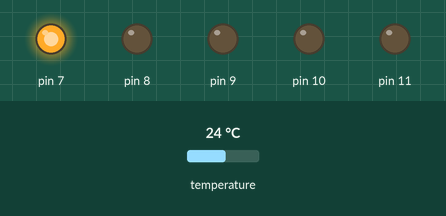
Bench run of a sketch on a simulated Arduino Uno, built with avr-gcc and run on an emulated ATmega328P. Parts: output pins drawn as LEDs (lit = HIGH). Inputs (shaded band) come from the test bench; at power-on: temperature 24 °C.

Above: at 7.4 s.
7.5 s: temperature set to 2.2 °C
12.5 s: temperature set to 1.9 °C
At 15.6 s:
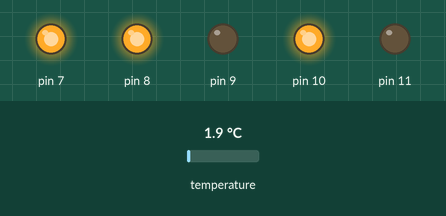
17.3 s: temperature set to 12 °C
At 19.6 s:
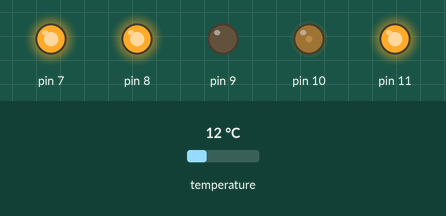
22.1 s: temperature set to 2 °C
At 23.5 s:
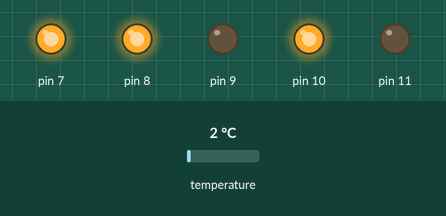
26.9 s: temperature set to 19 °C
At 31.5 s:
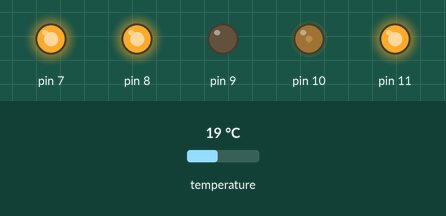
Timing chart, 0 to 32.7 s (numbered marks = the images above; inputs shaded):
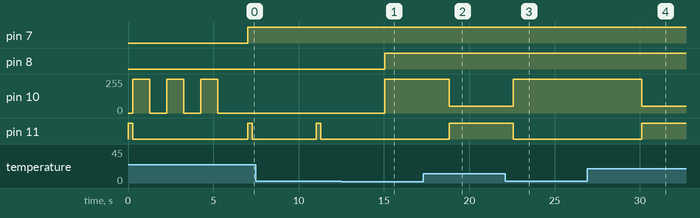

The sketch:

choppeira.ino
```cpp
#include "compressor.h"
#include "solenoid.h"
#include "button.h"

#include <OneWire.h>
#include <DallasTemperature.h>

// Data wire is connected to the Arduino digital pin 4
#define ONE_WIRE_BUS 12

// Setup a oneWire instance to communicate with any OneWire devices
OneWire oneWire(ONE_WIRE_BUS);

// Pass our oneWire reference to Dallas Temperature sensor
DallasTemperature sensors(&oneWire);

// instantiate compressor to control cooling system and attach it to GPIO 9 / instantiate the selonoide class and attach it to pin 10 on the arduino  / instance the button class and Set the data pin to 13, red led to analof A0, green to analog A1, blue to analog A2
compressor cooling_system(7);
solenoid  valve(8);
button power_button(11,10,9);

// Set the target temperature for the liquid
const float min_target_temperature PROGMEM = 0.0f;
const float max_target_temperature PROGMEM = 2.0f;

// bool to know if it's the first iteration for the machine
bool first_iteration  = true;


void setup(){

    // Start the emperature sensor
    sensors.begin();

    // close the vaulve to avoid leaking
    valve.close_valve();

    // Set the LED color to RED
    power_button.set_color('R');

    // Start the boot sequence for the LED, to let the user know that it's starting
    power_button.boot_routine();

}

void loop(){

    // Resquest the temperature for all the sensors connected to the arduino
    sensors.requestTemperatures();

    // Check the temperature  - by index means it's getting the data for the first sensor (if in the future more sensores are added) -- index starts at 0
    float current_temperature = sensors.getTempCByIndex(0);

    // If the temperature is higher than the target, turn on the cooling system
    if (current_temperature > max_target_temperature){

        // turn on the cooling system
        cooling_system.turn_on_cooling();

        // If it's the first iteration, turn the LED red so the user knows the machine won't release beer
        if (first_iteration){

            // Turn the LED to red
            power_button.set_color('R');
        }

        // If it's not the first iteration, the solenoid will continue to be open, but set the color to yellow so the user knows the beer is not within the temperature threshold
        else if (!first_iteration){

            // Set the color to yellow
            power_button.set_color('Y');
        }

    }

    // If the temperature is lower than the min_target, turn off the cooling system
    else if (current_temperature <= min_target_temperature){

        // turn off the cooling system
        cooling_system.turn_off_cooling();

    }

    // if the temperature is lower or equal to the max temperature allowed in the threshold, open the solenoid valve and leave it open. The only moment the valve is closed is at the first iteration
    else if (current_temperature <= max_target_temperature)
    {
        // Set the first iteration variable to false, since the timeperature already reached the threshold at least for the first time
        first_iteration = false;

        // open the valve
        valve.open_valve();

        // Set the button color to green, so the user knows the valve is open
        power_button.set_color('G');

    }

    // wait for one second before next iteration (1000 ms) ----- time between measurements for the temperature sensor
    delay(3000);

}
```

button.cpp
```cpp
#include "button.h"

button::button(int r_pin, int g_pin, int b_pin){

        red_pin = r_pin;
        blue_pin = b_pin;
        green_pin = g_pin;

        // set the pin mode to output
        pinMode(red_pin,OUTPUT);
        pinMode(blue_pin,OUTPUT);
        pinMode(green_pin,OUTPUT);

}

void button::set_color(char color){

            color_name = color;

            switch (color){
                case 'R':


                    analogWrite(red_pin,255);
                    analogWrite(blue_pin,0);
                    analogWrite(green_pin,0);

                    // wait 500 milliseconds,  turn of -> so it will blink until the color changes to green
                    delay(250);

                    analogWrite(red_pin,0);
                    analogWrite(blue_pin,0);
                    analogWrite(green_pin,0);

                    break;


                case 'G':
                    analogWrite(green_pin,255);
                    analogWrite(blue_pin,0);
                    analogWrite(red_pin,0);

                    break;


                case 'Y':
                    analogWrite(green_pin,50);
                    analogWrite(blue_pin,0);
                    analogWrite(red_pin,255);

                    break;
            }
        }

void button::turn_led_off(){

    // Turn the LED off
    analogWrite(red_pin,0);
    analogWrite(blue_pin,0);
    analogWrite(green_pin,0);
}

void button::boot_routine(){

    // blink 3 times the led with the green color, to let the user know the boot sequence is starting
    for (int i = 0; i < 3; i++){

        button::set_color('G');
        delay(1000);
        button::turn_led_off();
        delay(1000);
    }

}
```

button.h
```cpp
#include "Arduino.h"

class button{

    private:

        int red_pin;
        int blue_pin;
        int green_pin;

        char color_name;

    public:

        button(int r_pin, int g_pin, int b_pin);

        // Sets the color of the RGB LED indicator, It receives the first Letter of the color in capital form (e.g set_color('R'))
        void set_color(char color);

        void turn_led_off();

        void boot_routine();
};
```

compressor.cpp
```cpp
#include "compressor.h"


compressor::compressor(int digital_pin){

    pinMode(digital_pin,OUTPUT);
    pin = digital_pin;
}

void compressor::turn_on_cooling(){

    // Close the relay (so the cooler turns on)
    digitalWrite(pin,HIGH);

}

void compressor::turn_off_cooling(){

    // Open the relay
    digitalWrite(pin,LOW);

}
```

compressor.h
```cpp
#include "Arduino.h"

class compressor {

    private:
        int pin;

    public:

        // Constructor for the compressor class
        compressor(int digital_pin);

        // Turn on the cooling system by closing the relay circuit that controls the compressor
        void turn_on_cooling();

        // Turn off the cooling system by oppening the relay circuit that controls the compressor
        void turn_off_cooling();

};
```

solenoid.cpp
```cpp
#include "solenoid.h"

solenoid::solenoid(int output_pin){

    pin = output_pin;
    pinMode(pin,OUTPUT);

}

void solenoid::open_valve(){

    // Open the valve so the liquid comes out
    digitalWrite(pin,HIGH);
}

void solenoid::close_valve(){

    // Close the valve
    digitalWrite(pin,LOW);
}
```

solenoid.h
```cpp
#include "Arduino.h"

class solenoid {

    private:
        int pin;

    public:

        // Constructor for the solenoid class, It takes the arduino Pin number as a parameter
        solenoid(int output_pin);

        // Open the solenoid valve
        void open_valve();

        // Close the solenoid valve
        void close_valve();

};
```

Measured:
- the behaviour switches between 2.1 and 2 °C on temperature (found by bisection; images 0 and 1)
- after the input at 12.5 s, pin 8: LOW → HIGH after 2.6 s; pin 10: 0/255 → 255/255 after 2.6 s; pin 11: stays LOW (without the input it goes to HIGH after 2.6 s)
- after the input at 17.3 s, pin 10: 255/255 → 50/255 after 1.5 s; pin 11: LOW → HIGH after 1.5 s
- after the input at 22.1 s, pin 10: 50/255 → 255/255 after 0.49 s; pin 11: HIGH → LOW after 0.49 s
- after the input at 26.9 s, pin 10: 255/255 → 50/255 after 3.2 s; pin 11: LOW → HIGH after 3.2 s
